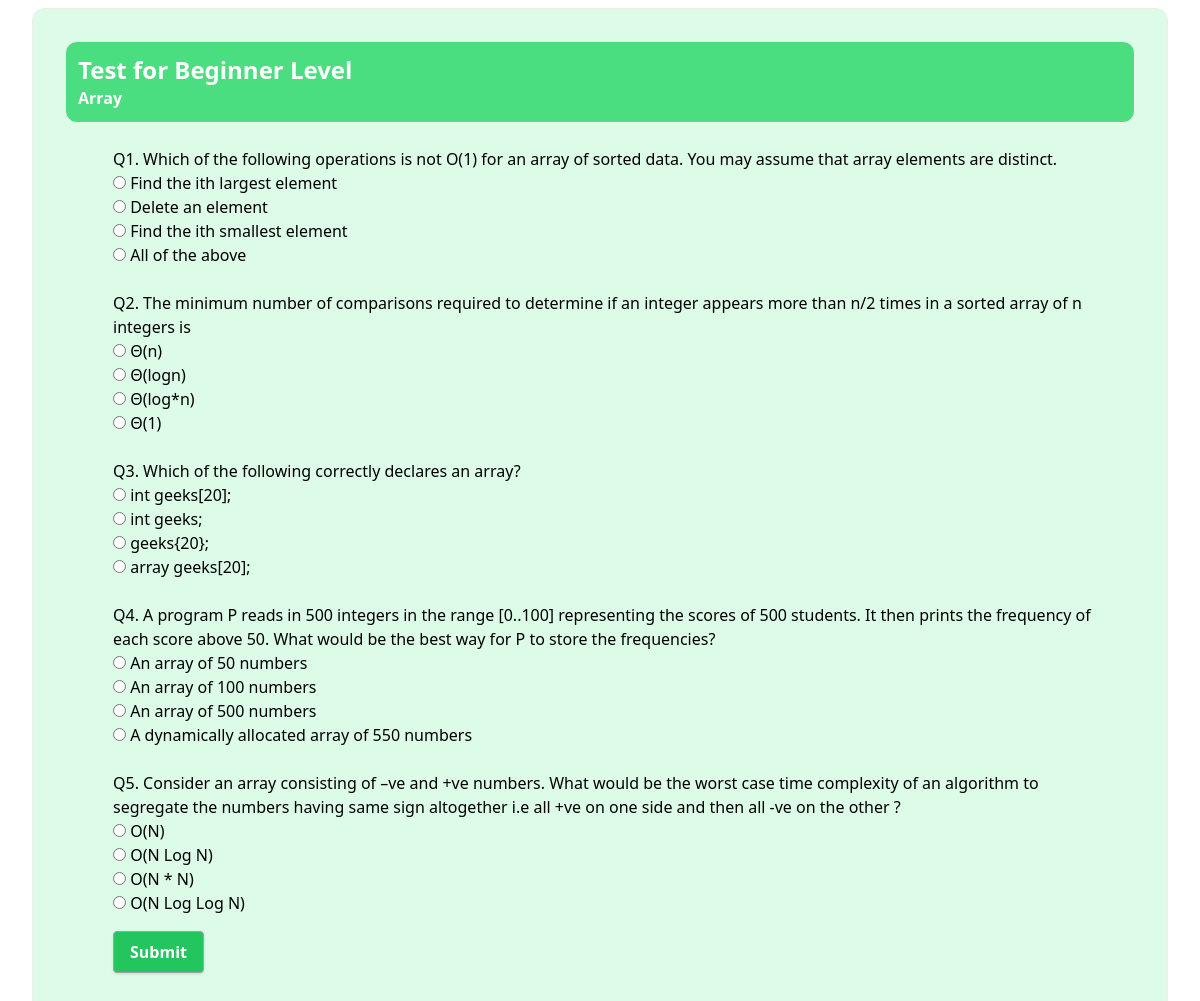
The app's page /test/Array/Easy with its own data.
### App/models.py (models this page shows, shortened)
class Array(models.Model):
    question = models.CharField(max_length=500)
    option1 = models.CharField(max_length=100)
    option2 = models.CharField(max_length=100)
    option3 = models.CharField(max_length=100)
    option4 = models.CharField(max_length=100)
    answer = models.CharField(max_length=100)
    level = models.CharField(max_length=100)

### App/views.py (the view)
# urls.py: path('test/<str:topic>/<str:level>', views.test, name="test"),
def test(request, topic, level):
    context = {}
    test = []
    if(topic=="Array"):
        test = Array.objects.filter(level=level)
    elif(topic=="LinkedList"):
        test = LinkedList.objects.all()
    elif(topic=="String"):
        test = String.objects.all()
    elif(topic=="Stack"):
        test = Stack.objects.all()
    elif(topic=="Queue"):
        test = Queue.objects.all()
    elif(topic=="Tree"):
        test = Tree.objects.all()
    elif(topic=="Recursion"):
        test = Recursion.objects.all()
    elif(topic=="Graph"):
        test = Graph.objects.all()
    elif(topic=="DP"):
        test = DP.objects.all()
    elif(topic=="Heap"):
        test = Heap.objects.all()
    i=1
    for ques in test:
        context["ques"+str(i)] = ques.question
        context["ans"+str(i)] = ques.answer
        context["ques"+str(i)+"op1"] = ques.option1
        context["ques"+str(i)+"op2"] = ques.option2
        context["ques"+str(i)+"op3"] = ques.option3
        context["ques"+str(i)+"op4"] = ques.option4
        i += 1
    context["topic"] = topic
    if level == 'Easy':
       context["level"] = 'Beginner'
       context["color"] = 'green'
    elif level == 'Medium':
       context["level"] = 'Intermediate'
       context["color"] = 'yellow'
    else:
       context["level"] = 'Expert'
       context["color"] = 'red'
    context['link'] = level
    return render(request, 'test.html', context)

### templates/test.html (shortened to what this page needs)
<!DOCTYPE html>
<html lang="en">
<head>
    <link rel="stylesheet" href="https://unpkg.com/tailwindcss/dist/tailwind.min.css" />
    <script src="https://cdn.tailwindcss.com"></script>
    <link rel="stylesheet" href="https://use.fontawesome.com/releases/v5.15.4/css/all.css"
>
    <link href="https://unpkg.com/tailwindcss@^1.0/dist/tailwind.min.css" rel="stylesheet" />
</head>
<body class="pl-8 pr-8 pb-4 pt-2">
    <div class="p-8 bg-{{color}}-100" style="border : 1px groove; border-radius: 12px;">
        <div style="border : 1px groove; border-radius: 12px;" class="p-3 bg-{{color}}-400">
            <h1 class="text-white text-2xl"><b>Test for {{level}} Level</b></h1>
            <h4 class="text-white text-1xl"><b>{{topic}}</b></h4>
        </div>
        <div class="px-8 py-4">
            <form action="/testScore/{{topic}}/{{link}}" method="POST" class="ml-4 mt-2"> {% csrf_token %}
            <h3 name="ques1">Q1. {{ques1}}</h3>
            <input type="radio" id="1" name="choosen1" value="{{ques1op1}}" required>
            <label for="1">{{ques1op1}}</label><br>
            <input type="radio" id="2" name="choosen1" value="{{ques1op2}}" required>
            <label for="2">{{ques1op2}}</label><br>
            <input type="radio" id="3" name="choosen1" value="{{ques1op3}}" required>
            <label for="3">{{ques1op3}}</label><br>
            <input type="radio" id="4" name="choosen1" value="{{ques1op4}}" required>
            <label for="4">{{ques1op4}}</label><br>
            <br>
            <h3 name="ques2">Q2. {{ques2}}</h3>
            <input type="radio" id="1" name="choosen_2" value="{{ques2op1}}" required>
            <label for="1">{{ques2op1}}</label><br>
            <input type="radio" id="2" name="choosen_2" value="{{ques2op2}}" required>
            <label for="2">{{ques2op2}}</label><br>
            <input type="radio" id="3" name="choosen_2" value="{{ques2op3}}" required>
            <label for="3">{{ques2op3}}</label><br>
            <input type="radio" id="4" name="choosen_2" value="{{ques2op4}}" required>
            <label for="4">{{ques2op4}}</label><br>
            <br>
            <h3 name="ques3">Q3. {{ques3}}</h3>
            <input type="radio" id="1" name="choosen_3" value="{{ques3op1}}" required>
            <label for="1">{{ques3op1}}</label><br>
            <input type="radio" id="2" name="choosen_3" value="{{ques3op2}}" required>
            <label for="2">{{ques3op2}}</label><br>
            <input type="radio" id="3" name="choosen_3" value="{{ques3op3}}" required>
            <label for="3">{{ques3op3}}</label><br>
            <input type="radio" id="4" name="choosen_3" value="{{ques3op4}}" required>
            <label for="4">{{ques3op4}}</label><br>
            <br>
            <h3 name="ques4">Q4. {{ques4}}</h3>
            <input type="radio" id="1" name="choosen_4" value="{{ques4op1}}" required>
            <label for="1">{{ques4op1}}</label><br>
            <input type="radio" id="2" name="choosen_4" value="{{ques4op2}}" required>
            <label for="2">{{ques4op2}}</label><br>
            <input type="radio" id="3" name="choosen_4" value="{{ques4op3}}" required>
            <label for="3">{{ques4op3}}</label><br>
            <input type="radio" id="4" name="choosen_4" value="{{ques4op4}}" required>
            <label for="4">{{ques4op4}}</label><br>
            <br>
            <h3 name="ques5">Q5. {{ques5}}</h3>
            <input type="radio" id="1" name="choosen_5" value="{{ques5op1}}" required>
            <label for="1">{{ques5op1}}</label><br>
            <input type="radio" id="2" name="choosen_5" value="{{ques5op2}}" required>
            <label for="2">{{ques5op2}}</label><br>
            <input type="radio" id="3" name="choosen_5" value="{{ques5op3}}" required>
            <label for="3">{{ques5op3}}</label><br>
            <input type="radio" id="4" name="choosen_5" value="{{ques5op4}}" required>
            <label for="4">{{ques5op4}}</label><br>
            <button type="submit"  class="bg-{{color}}-500 hover:bg-green-700 text-white font-bold py-2 px-4 border border-gray-400 rounded shadow mt-4">
                Submit
            </button>
            </form>
        </div>
        <br>
    </div>
</body>
</html>

### records on screen
Array: question "Which of the following operations is not O(1) for an array of sorted data. You may assume that array elements are distinct.", option1 "Find the ith largest element", option2 "Delete an element", option3 "Find the ith smallest element", option4 "All of the above"
Array: question "The minimum number of comparisons required to determine if an integer appears more than n/2 times in a sorted array of n integers is", option1 "Θ(n)", option2 "Θ(logn)", option3 "Θ(log*n)", option4 "Θ(1)"
Array: question "Which of the following correctly declares an array?", option1 "int geeks[20];", option2 "int geeks;", option3 "geeks{20};", option4 "array geeks[20];"
Array: question "A program P reads in 500 integers in the range [0..100] representing the scores of 500 students. It then prints the frequency of each score above 50. What would be the best way for P to store the frequencies?", option1 "An array of 50 numbers", option2 "An array of 100 numbers", option3 "An array of 500 numbers", option4 "A dynamically allocated array of 550 numbers"
Array: question "Consider an array consisting of –ve and +ve numbers. What would be the worst case time complexity of an algorithm to segregate the numbers having same sign altogether i.e all +ve on one side and then all -ve on the other ?", option1 "O(N)", option2 "O(N Log N)", option3 "O(N * N)", option4 "O(N Log Log N)"

### other values on screen
{{ level }} "Beginner"
{{ topic }} "Array"
